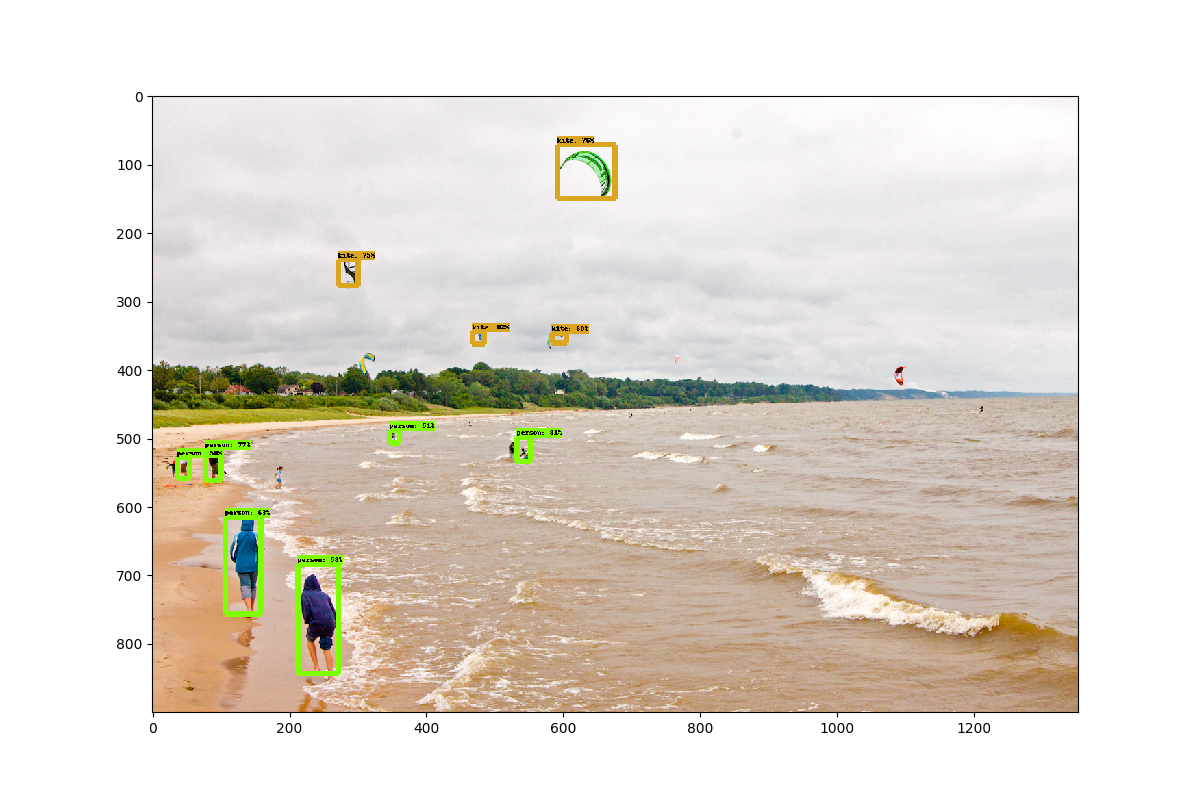

The script that saved this image:
# Using object detection framework from tensorflow/model/research/object_detection

import numpy as np
import os
import six.moves.urllib as urllib
import sys
import tarfile
import tensorflow as tf
import zipfile

from distutils.version import StrictVersion
from collections import defaultdict
from io import StringIO
from matplotlib import pyplot as plt
from PIL import Image

# This is needed since the notebook is stored in the object_detection folder.
#sys.path.append("..")
from object_detection.utils import ops as utils_ops

if StrictVersion(tf.__version__) < StrictVersion('1.12.0'):
  raise ImportError('Please upgrade your TensorFlow installation to v1.12.*.')


# ## Env setup

# In[2]:


# This is needed to display the images.


# ## Object detection imports
# Here are the imports from the object detection module.

# In[3]:


from utils import label_map_util

from utils import visualization_utils as vis_util


# # Model preparation 

# ## Variables
# 
# Any model exported using the `export_inference_graph.py` tool can be loaded here simply by changing `PATH_TO_FROZEN_GRAPH` to point to a new .pb file.  
# 
# By default we use an "SSD with Mobilenet" model here. See the [detection model zoo](https://github.com/tensorflow/models/blob/master/research/object_detection/g3doc/detection_model_zoo.md) for a list of other models that can be run out-of-the-box with varying speeds and accuracies.

# In[4]:


# What model to download.
MODEL_NAME = 'ssd_mobilenet_v1_coco_2017_11_17'
MODEL_FILE = MODEL_NAME + '.tar.gz'
DOWNLOAD_BASE = 'http://download.tensorflow.org/models/object_detection/'

# Path to frozen detection graph. This is the actual model that is used for the object detection.
PATH_TO_FROZEN_GRAPH = MODEL_NAME + '/frozen_inference_graph.pb'

# List of the strings that is used to add correct label for each box.
PATH_TO_LABELS = os.path.join('/home/olav/master/tf/models/research/object_detection/data', 'mscoco_label_map.pbtxt')


# ## Download Model

# In[5]:


opener = urllib.request.URLopener()
opener.retrieve(DOWNLOAD_BASE + MODEL_FILE, MODEL_FILE)
tar_file = tarfile.open(MODEL_FILE)
for file in tar_file.getmembers():
  file_name = os.path.basename(file.name)
  if 'frozen_inference_graph.pb' in file_name:
    tar_file.extract(file, os.getcwd())


# ## Load a (frozen) Tensorflow model into memory.

# In[6]:


detection_graph = tf.Graph()
with detection_graph.as_default():
  od_graph_def = tf.GraphDef()
  with tf.gfile.GFile(PATH_TO_FROZEN_GRAPH, 'rb') as fid:
    serialized_graph = fid.read()
    od_graph_def.ParseFromString(serialized_graph)
    tf.import_graph_def(od_graph_def, name='')


# ## Loading label map
# Label maps map indices to category names, so that when our convolution network predicts `5`, we know that this corresponds to `airplane`.  Here we use internal utility functions, but anything that returns a dictionary mapping integers to appropriate string labels would be fine

# In[7]:


category_index = label_map_util.create_category_index_from_labelmap(PATH_TO_LABELS, use_display_name=True)


# ## Helper code

# In[8]:


def load_image_into_numpy_array(image):
  (im_width, im_height) = image.size
  return np.array(image.getdata()).reshape(
      (im_height, im_width, 3)).astype(np.uint8)


# # Detection

# In[9]:


# For the sake of simplicity we will use only 2 images:
# image1.jpg
# image2.jpg
# If you want to test the code with your images, just add path to the images to the TEST_IMAGE_PATHS.
PATH_TO_TEST_IMAGES_DIR = '/home/olav/master/tf/models/research/object_detection/test_images'
TEST_IMAGE_PATHS = [ os.path.join(PATH_TO_TEST_IMAGES_DIR, 'image{}.jpg'.format(i)) for i in range(1, 3) ]

# Size, in inches, of the output images.
IMAGE_SIZE = (12, 8)


# In[10]:


def run_inference_for_single_image(image, graph):
  with graph.as_default():
    with tf.Session() as sess:
      # Get handles to input and output tensors
      ops = tf.get_default_graph().get_operations()
      all_tensor_names = {output.name for op in ops for output in op.outputs}
      tensor_dict = {}
      for key in [
          'num_detections', 'detection_boxes', 'detection_scores',
          'detection_classes', 'detection_masks'
      ]:
        tensor_name = key + ':0'
        if tensor_name in all_tensor_names:
          tensor_dict[key] = tf.get_default_graph().get_tensor_by_name(
              tensor_name)
      if 'detection_masks' in tensor_dict:
        # The following processing is only for single image
        detection_boxes = tf.squeeze(tensor_dict['detection_boxes'], [0])
        detection_masks = tf.squeeze(tensor_dict['detection_masks'], [0])
        # Reframe is required to translate mask from box coordinates to image coordinates and fit the image size.
        real_num_detection = tf.cast(tensor_dict['num_detections'][0], tf.int32)
        detection_boxes = tf.slice(detection_boxes, [0, 0], [real_num_detection, -1])
        detection_masks = tf.slice(detection_masks, [0, 0, 0], [real_num_detection, -1, -1])
        detection_masks_reframed = utils_ops.reframe_box_masks_to_image_masks(
            detection_masks, detection_boxes, image.shape[1], image.shape[2])
        detection_masks_reframed = tf.cast(
            tf.greater(detection_masks_reframed, 0.5), tf.uint8)
        # Follow the convention by adding back the batch dimension
        tensor_dict['detection_masks'] = tf.expand_dims(
            detection_masks_reframed, 0)
      image_tensor = tf.get_default_graph().get_tensor_by_name('image_tensor:0')

      # Run inference
      output_dict = sess.run(tensor_dict,
                             feed_dict={image_tensor: image})

      # all outputs are float32 numpy arrays, so convert types as appropriate
      output_dict['num_detections'] = int(output_dict['num_detections'][0])
      output_dict['detection_classes'] = output_dict[
          'detection_classes'][0].astype(np.int64)
      output_dict['detection_boxes'] = output_dict['detection_boxes'][0]
      output_dict['detection_scores'] = output_dict['detection_scores'][0]
      if 'detection_masks' in output_dict:
        output_dict['detection_masks'] = output_dict['detection_masks'][0]
  return output_dict


# In[11]:


for image_path in TEST_IMAGE_PATHS:
  image = Image.open(image_path)
  # the array based representation of the image will be used later in order to prepare the
  # result image with boxes and labels on it.
  image_np = load_image_into_numpy_array(image)
  # Expand dimensions since the model expects images to have shape: [1, None, None, 3]
  image_np_expanded = np.expand_dims(image_np, axis=0)
  # Actual detection.
  output_dict = run_inference_for_single_image(image_np_expanded, detection_graph)
  # Visualization of the results of a detection.
  vis_util.visualize_boxes_and_labels_on_image_array(
      image_np,
      output_dict['detection_boxes'],
      output_dict['detection_classes'],
      output_dict['detection_scores'],
      category_index,
      instance_masks=output_dict.get('detection_masks'),
      use_normalized_coordinates=True,
      line_thickness=8)
  print("Showing image")
  plt.figure(figsize=IMAGE_SIZE)
  plt.imshow(image_np)
  plt.savefig('test.png')
